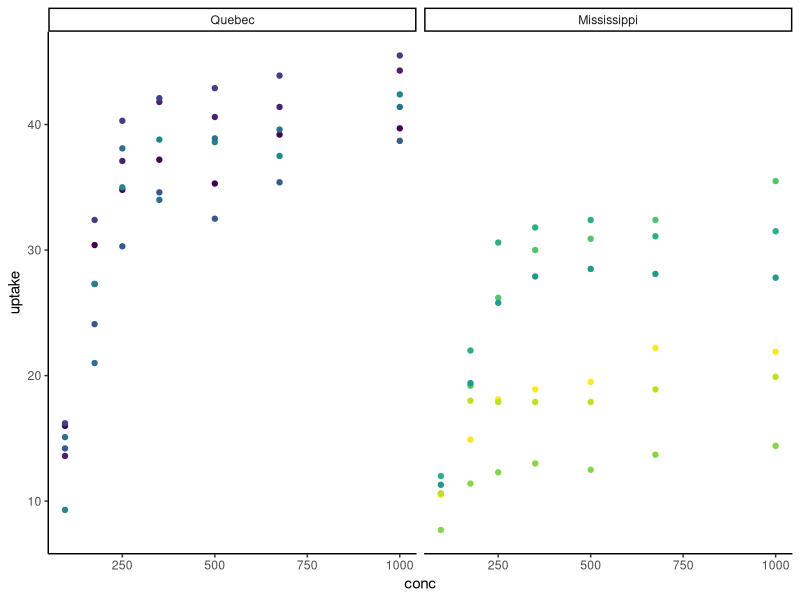
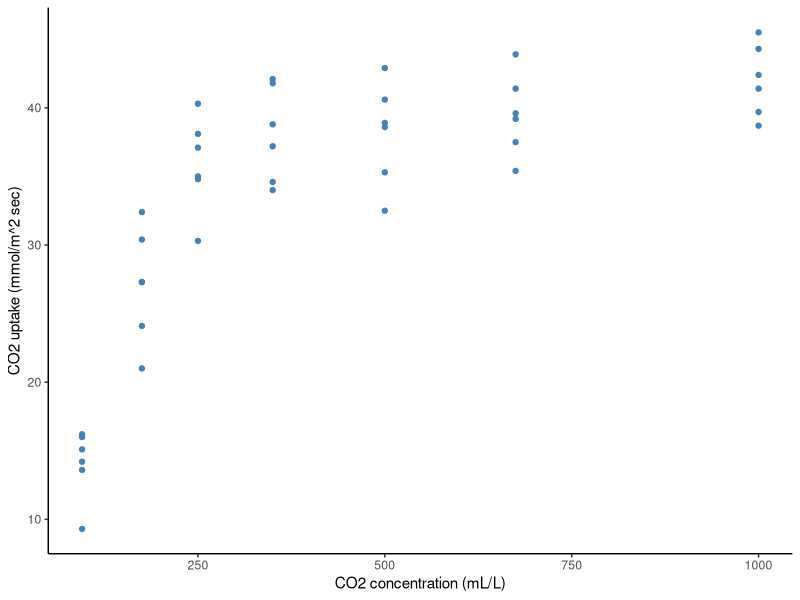
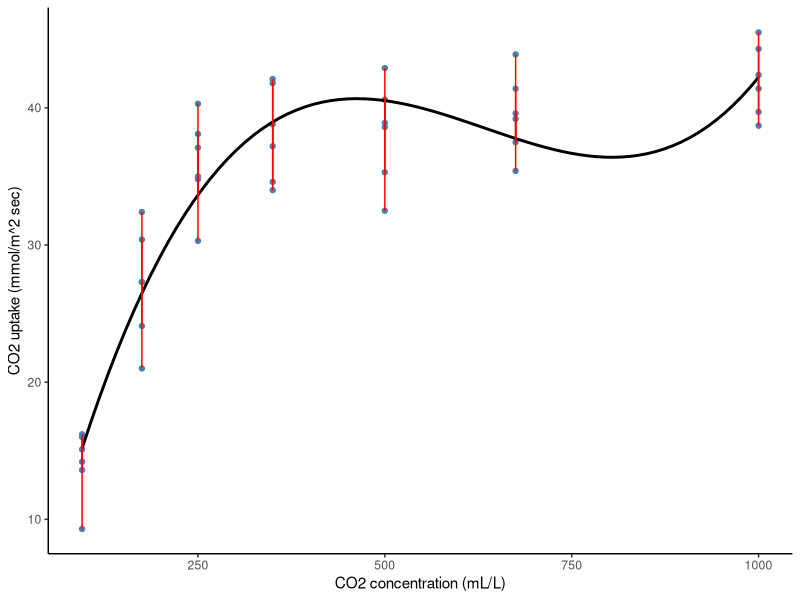
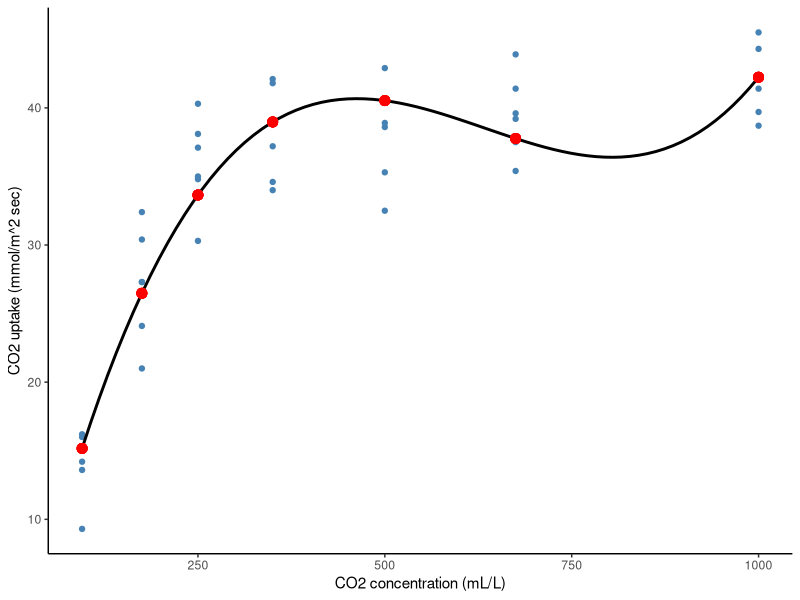
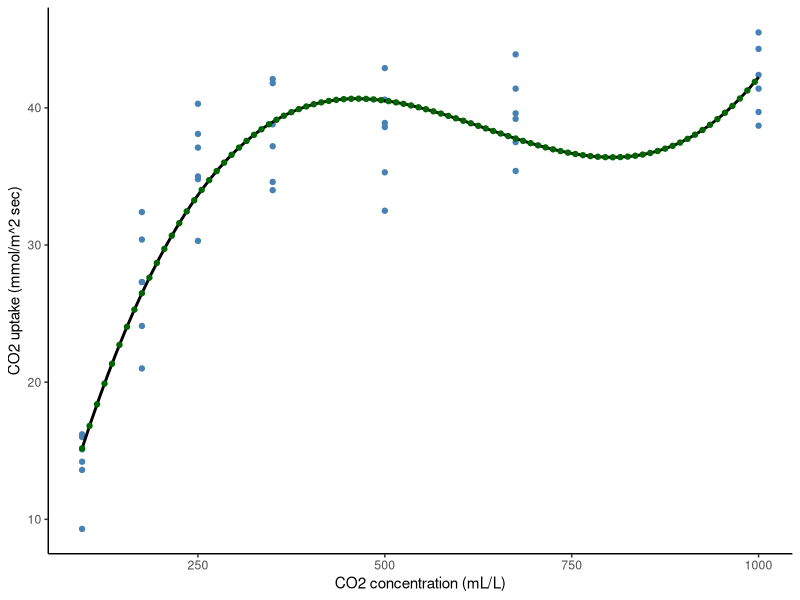
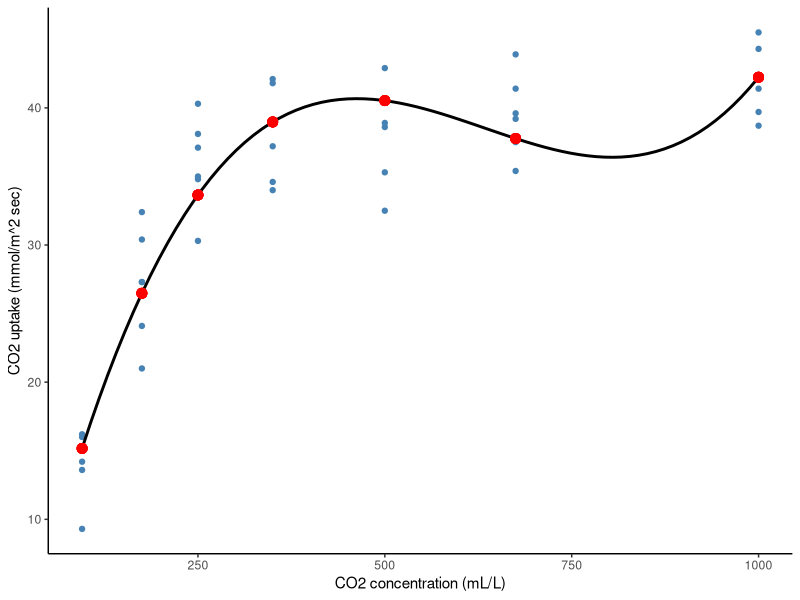
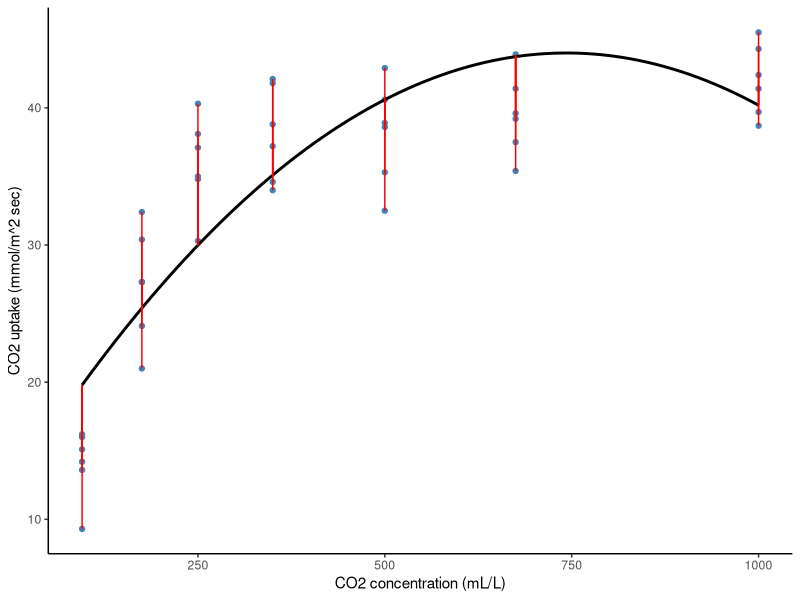
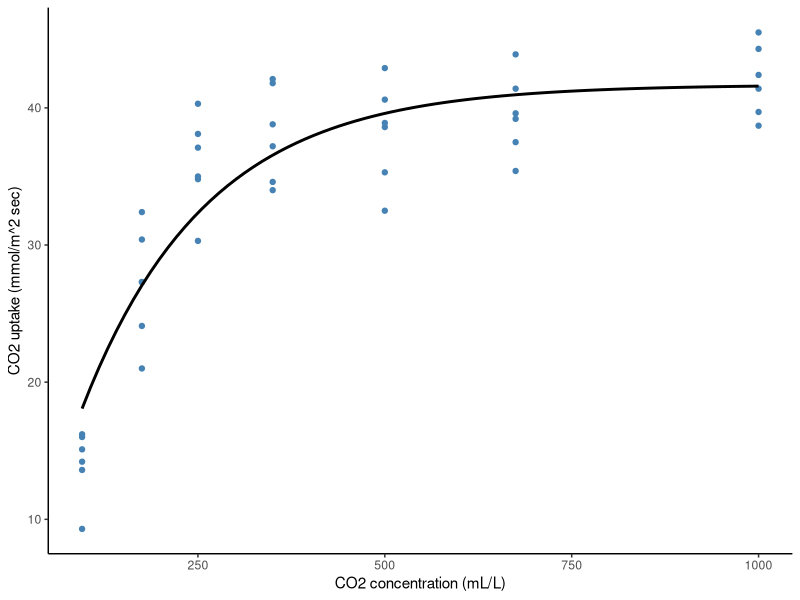

Write R code to recreate these figures, in order.
# PhD Course, Biostatistical modeling in Ag. Science, Course, Day 2
# CO2 example ----

#
# Packages ----
library(ggplot2)
library(dplyr)
library(minpack.lm) # For a non-linear model

#
#
#

# Load the example dataset 
data("CO2")
head(CO2)

# Initial figure
ggplot(CO2, aes(x=conc, y=uptake, col=Plant)) +
  theme_classic() +
  facet_wrap(~Type) +
  geom_point() +
  theme(legend.position = "none")

# Reduce the dataset to only one location
CO2 <- filter(CO2, Type=="Quebec")

# Fit a model - polynomial ----
modelCO2 <- lm(uptake ~ poly(conc,3), data=CO2)

# Model matrix
model.matrix(modelCO2)

# Save the fitted values
CO2$fitted <- fitted(modelCO2)

# Data plot ----
p1 <-
  ggplot(CO2, aes(x=conc, y=uptake)) +
  theme_classic() +
  geom_point(colour="steelblue") +
  theme(legend.position = "none") +
  labs(y="CO2 uptake (mmol/m^2 sec)",
       x="CO2 concentration (mL/L)")
p1
#ggsave("CO2_data.png", p1, width=15, height=10, units="cm")

# Polynomial with residuals ----
p2 <-
  ggplot(CO2, aes(x=conc, y=uptake)) +
  theme_classic() + 
  geom_point(colour="steelblue") +
  geom_smooth(method="lm", formula = y ~ poly(x,3), 
              se=F, colour="black") + # Plot the polynomialmodel
  geom_segment(aes(x=conc, xend = conc, y=uptake, yend = fitted), 
               color = "red") + # Plot residuals
  theme(legend.position = "none") +
  labs(y="CO2 uptake (mmol/m^2 sec)",
       x="CO2 concentration (mL/L)")
p2
#ggsave("CO2_poly.png", p2, width=15, height=10, units="cm")

# Polynomial with fitted values ----
  ggplot(CO2, aes(x=conc, y=uptake)) +
  theme_classic() + 
  geom_point(colour="steelblue") +
  geom_smooth(method="lm", formula = y ~ poly(x,3), 
              se=F, colour="black") + # Plot the polynomialmodel
  geom_point(aes(y=fitted), colour="red", size=3) +
  theme(legend.position = "none") +
  labs(y="CO2 uptake (mmol/m^2 sec)",
       x="CO2 concentration (mL/L)")

#
# Prediction ----

# Predict into a vector
pred_poly <- predict(modelCO2,
                     newdata = data.frame(conc=seq(min(CO2$conc), max(CO2$conc), 10)),
                     se=T)

# Create a dataframe
pred <- data.frame(fit=pred_poly$fit,
                   fit_se =pred_poly$se.fit,
                   conc=seq(min(CO2$conc), max(CO2$conc), 10))

# Polynomial with prediction ----
ggplot(CO2, aes(x=conc, y=uptake)) +
  theme_classic() + 
  geom_point(colour="steelblue") +
  geom_smooth(method="lm", formula = y ~ poly(x,3), 
              se=F, colour="black") + # Plot the polynomialmodel
  geom_point(data=pred, aes(y=fit, x=conc), colour="darkgreen") +
  theme(legend.position = "none") +
  labs(y="CO2 uptake (mmol/m^2 sec)",
       x="CO2 concentration (mL/L)")


# Polynomial with fitted values ----
ggplot(CO2, aes(x=conc, y=uptake)) +
  theme_classic() + 
  geom_point(colour="steelblue") +
  geom_smooth(method="lm", formula = y ~ poly(x,3), 
              se=F, colour="black") + # Plot the polynomialmodel
  geom_point(aes(y=fitted), colour="red", size=3) +
  theme(legend.position = "none") +
  labs(y="CO2 uptake (mmol/m^2 sec)",
       x="CO2 concentration (mL/L)")


# Second order polynomial ----
modelCO2 <- lm(uptake ~ poly(conc,2), data=CO2)
CO2$fitted <- fitted(modelCO2)

p2.5 <-
  ggplot(CO2, aes(x=conc, y=uptake)) +
  theme_classic() +
  geom_point(colour="steelblue") +
  geom_smooth(method="lm", formula = y ~ poly(x,2), se=F, colour="black") +
  geom_segment(aes(x=conc, xend = conc, y=uptake, yend = fitted), 
               color = "red") +
  #  stat_regline_equation(label.x.npc = "left") +
  theme(legend.position = "none") +
  labs(y="CO2 uptake (mmol/m^2 sec)",
       x="CO2 concentration (mL/L)")
p2.5
#ggsave("CO2_poly2.png", p2.5, width=15, height=10, units="cm")


#
# Non-linear model ----
nls_CO2 <- nlsLM(uptake ~ a*(1-exp(-1*k*conc)),
                 start=list(a=40, k=0.05),
                 data=CO2)
CO2$fitted <- fitted(nls_CO2)

# Non-linear plot ----
p3 <-
  ggplot(CO2, aes(x=conc, y=uptake)) +
  theme_classic() +
  geom_point(colour="steelblue") +
  geom_line(stat = "smooth", 
            method = "nlsLM",
            formula = y ~ a*(1-exp(-1*k*x)),
            method.args=list(start=c(a=40,k=0.05)),
            linetype="solid",
            se = FALSE,
            linewidth=1) +
  theme(legend.position = "none") +
  labs(y="CO2 uptake (mmol/m^2 sec)",
       x="CO2 concentration (mL/L)")
p3

#ggsave("CO2_nls.png", p3, width=15, height=10, units="cm")
